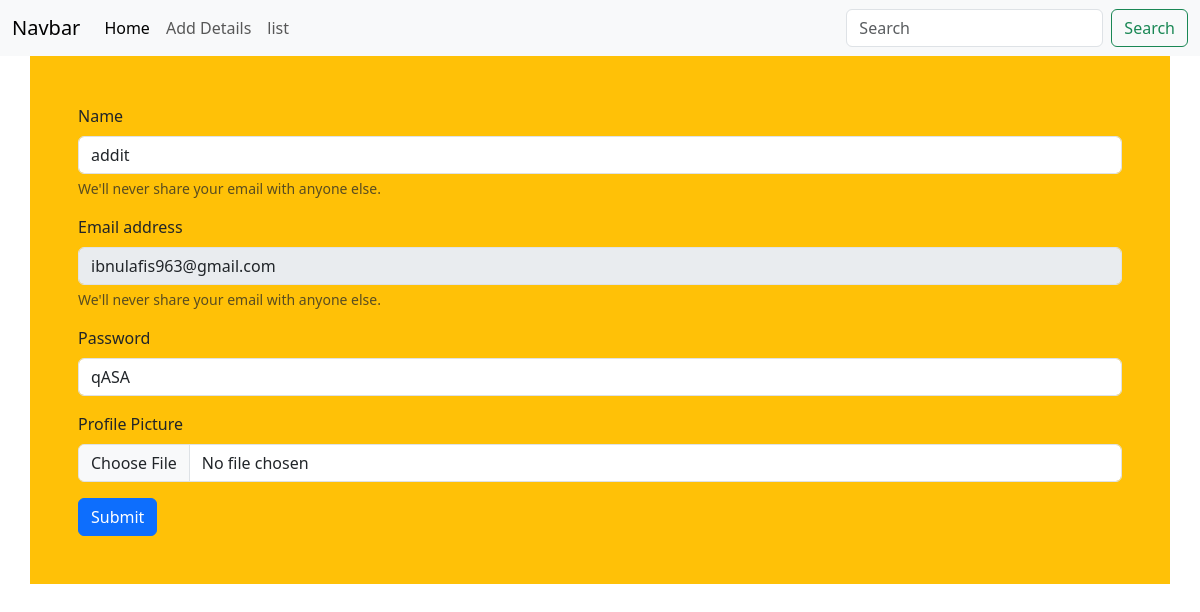
/update/ibnulafis963@gmail.com, run on the app's committed database.
### home/models.py (models this page shows, shortened)
class Login(models.Model):
    name=models.CharField(max_length=20)
    email=models.EmailField(primary_key=True)
    password=models.CharField(max_length=20)
    profile_pic=models.ImageField(upload_to='uploads',null="No images")

### home/views.py (the view)
# urls.py: path('update/<str:email>',update,name='update'),
def update(request, email):
    query = Login.objects.filter(email=email)
    if request.method == "POST":
        Login.objects.filter(email=email).update(
            name=request.POST['name'], password=request.POST['password'])
        return index(request)
    return render(request, 'update.html', {"query": query})

### home/templates/update.html (shortened to what this page needs)
{% extends 'base.html' %}
{% block content %}
  <form method="post" class="container bg-warning p-5" enctype="multipart/form-data">
    {% for val in query %}
      <div class="mb-3">
        <label for="exampleInputEmail1" class="form-label">Name</label>
        <input type="text" name="name" class="form-control" id="exampleInputEmail1" aria-describedby="emailHelp" value="{{ val.name }}" required />
        <div id="emailHelp" class="form-text">We'll never share your email with anyone else.</div>
      </div>
      <div class="mb-3">
        <label for="exampleInputEmail1" class="form-label">Email address</label>
        <input type="text" name="email" class="form-control" id="disabledTextInput" aria-describedby="emailHelp" value="{{ val.email }}" disabled />
        <div id="emailHelp" class="form-text">We'll never share your email with anyone else.</div>
      </div>
      <div class="mb-3">
        <label for="exampleInputPassword1" class="form-label">Password</label>
        <input type="text" name="password" class="form-control" id="exampleInputPassword1" value="{{ val.password }}" required />
      </div>
      <div class="mb-3">
        <label for="exampleInputPassword1" class="form-label">Profile Picture</label>
        <input type="file" name="file1" class="form-control" id="exampleInputPassword1" value="{{val.profile_pic.url}}" >
      </div>
    {% endfor %}
    <button type="submit" class="btn btn-primary">Submit</button>
  </form>
{% endblock %}

### data on the page
Login: name "addit", email "ibnulafis963@gmail.com", password "qASA"
